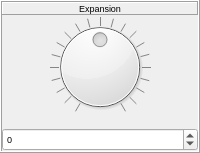
             <widget class="QFrame" name="frame_Expansion">
              <property name="sizePolicy">
               <sizepolicy hsizetype="Minimum" vsizetype="Preferred">
                <horstretch>0</horstretch>
                <verstretch>0</verstretch>
               </sizepolicy>
              </property>
              <property name="minimumSize">
               <size>
                <width>50</width>
                <height>100</height>
               </size>
              </property>
              <property name="frameShape">
               <enum>QFrame::Box</enum>
              </property>
              <property name="frameShadow">
               <enum>QFrame::Raised</enum>
              </property>
              <layout class="QVBoxLayout" name="verticalLayout_74">
               <property name="spacing">
                <number>2</number>
               </property>
               <property name="sizeConstraint">
                <enum>QLayout::SetMaximumSize</enum>
               </property>
               <property name="leftMargin">
                <number>0</number>
               </property>
               <property name="topMargin">
                <number>0</number>
               </property>
               <property name="rightMargin">
                <number>0</number>
               </property>
               <property name="bottomMargin">
                <number>0</number>
               </property>
               <item>
                <widget class="QFrame" name="frame_Label_Expansion">
                 <property name="frameShape">
                  <enum>QFrame::NoFrame</enum>
                 </property>
                 <property name="frameShadow">
                  <enum>QFrame::Raised</enum>
                 </property>
                 <layout class="QVBoxLayout" name="verticalLayout_81">
                  <property name="leftMargin">
                   <number>0</number>
                  </property>
                  <property name="topMargin">
                   <number>0</number>
                  </property>
                  <property name="rightMargin">
                   <number>0</number>
                  </property>
                  <property name="bottomMargin">
                   <number>0</number>
                  </property>
                  <item>
                   <widget class="QLabel" name="label_Expansion">
                    <property name="font">
                     <font>
                      <pointsize>7</pointsize>
                     </font>
                    </property>
                    <property name="whatsThis">
                     <string/>
                    </property>
                    <property name="autoFillBackground">
                     <bool>false</bool>
                    </property>
                    <property name="frameShape">
                     <enum>QFrame::Panel</enum>
                    </property>
                    <property name="frameShadow">
                     <enum>QFrame::Raised</enum>
                    </property>
                    <property name="text">
                     <string>Expansion</string>
                    </property>
                    <property name="alignment">
                     <set>Qt::AlignCenter</set>
                    </property>
                   </widget>
                  </item>
                 </layout>
                </widget>
               </item>
               <item>
                <widget class="QFrame" name="frame_Dial_Expansion">
                 <property name="sizePolicy">
                  <sizepolicy hsizetype="Preferred" vsizetype="Preferred">
                   <horstretch>0</horstretch>
                   <verstretch>0</verstretch>
                  </sizepolicy>
                 </property>
                 <property name="frameShape">
                  <enum>QFrame::NoFrame</enum>
                 </property>
                 <property name="frameShadow">
                  <enum>QFrame::Raised</enum>
                 </property>
                 <layout class="QVBoxLayout" name="verticalLayout_82">
                  <property name="leftMargin">
                   <number>0</number>
                  </property>
                  <property name="topMargin">
                   <number>0</number>
                  </property>
                  <property name="rightMargin">
                   <number>0</number>
                  </property>
                  <item>
                   <widget class="QDial" name="dial_Expansion">
                    <property name="sizePolicy">
                     <sizepolicy hsizetype="Preferred" vsizetype="Preferred">
                      <horstretch>0</horstretch>
                      <verstretch>0</verstretch>
                     </sizepolicy>
                    </property>
                    <property name="cursor">
                     <cursorShape>OpenHandCursor</cursorShape>
                    </property>
                    <property name="minimum">
                     <number>-2000</number>
                    </property>
                    <property name="maximum">
                     <number>2000</number>
                    </property>
                    <property name="singleStep">
                     <number>1</number>
                    </property>
                    <property name="pageStep">
                     <number>10</number>
                    </property>
                    <property name="value">
                     <number>0</number>
                    </property>
                    <property name="tracking">
                     <bool>true</bool>
                    </property>
                    <property name="orientation">
                     <enum>Qt::Horizontal</enum>
                    </property>
                    <property name="invertedAppearance">
                     <bool>false</bool>
                    </property>
                    <property name="invertedControls">
                     <bool>false</bool>
                    </property>
                    <property name="wrapping">
                     <bool>false</bool>
                    </property>
                    <property name="notchTarget">
                     <double>50.000000000000000</double>
                    </property>
                    <property name="notchesVisible">
                     <bool>true</bool>
                    </property>
                   </widget>
                  </item>
                 </layout>
                </widget>
               </item>
               <item>
                <widget class="QDoubleSpinBox" name="doubleSpinBox_Expansion">
                 <property name="sizePolicy">
                  <sizepolicy hsizetype="Preferred" vsizetype="Preferred">
                   <horstretch>0</horstretch>
                   <verstretch>0</verstretch>
                  </sizepolicy>
                 </property>
                 <property name="font">
                  <font>
                   <pointsize>7</pointsize>
                  </font>
                 </property>
                 <property name="wrapping">
                  <bool>false</bool>
                 </property>
                 <property name="frame">
                  <bool>true</bool>
                 </property>
                 <property name="buttonSymbols">
                  <enum>QAbstractSpinBox::UpDownArrows</enum>
                 </property>
                 <property name="accelerated">
                  <bool>true</bool>
                 </property>
                 <property name="keyboardTracking">
                  <bool>true</bool>
                 </property>
                 <property name="showGroupSeparator" stdset="0">
                  <bool>false</bool>
                 </property>
                 <property name="decimals">
                  <number>0</number>
                 </property>
                 <property name="minimum">
                  <double>-1000.000000000000000</double>
                 </property>
                 <property name="maximum">
                  <double>1000.000000000000000</double>
                 </property>
                 <property name="singleStep">
                  <double>1.000000000000000</double>
                 </property>
                 <property name="value">
                  <double>0.000000000000000</double>
                 </property>
                </widget>
               </item>
              </layout>
             </widget>
